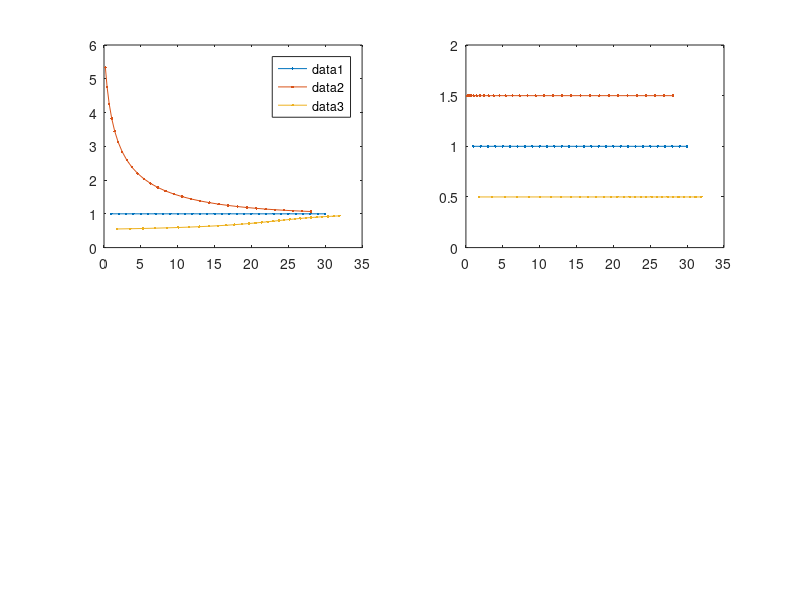
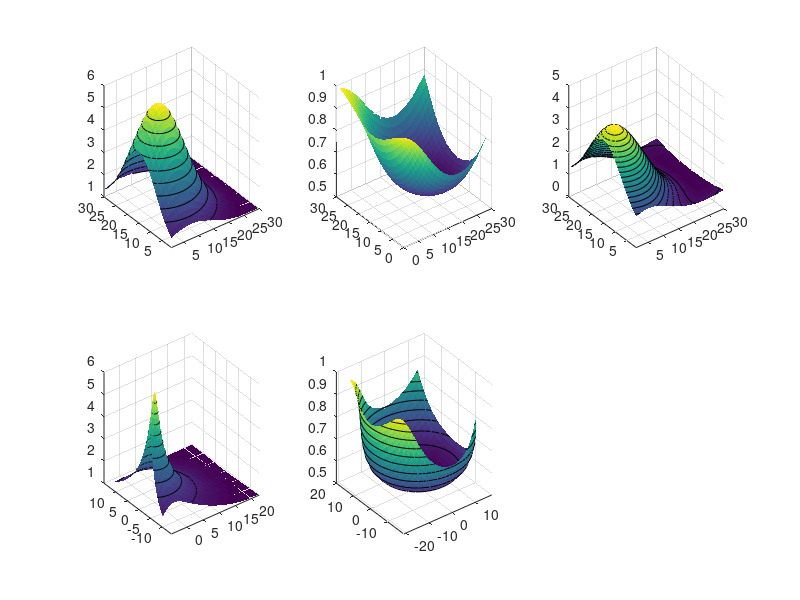

Write MATLAB code to recreate these figures, in order.
% Continous_space_density

clear
clc

grid_size = 30; %25; % number of points in each dimention.
% a0 = inputs.a0; % lattice constant at rest
rho_0 = 1;
rho_max = 5;
sigma_r = 7;
r_0 = 1:1:grid_size;
size_x = 15;
size_y = size_x;
N_circles = 20;
% cT = 3;
% alpha = 1/137.04;
% cL = 1.618*cT;

% rho_p = rho_0*(1 + rho_max*exp(-0.5*(r_0./sigma_r).^2));
% rho_p = rho_0*(1 + rho_max./r_0.^2);
rho_p = rho_0*(1 + rho_max*exp(-abs(r_0./sigma_r)));
rho_n = 1./(2./rho_0 - 1./rho_p);

r_p = r_0./rho_p;
r_n = r_0./rho_n;

%
%% meshgrid
% xx = 1:1:600;
% yy = 1:1:600;
%
%%
figure(15)
clf
subplot(2,2,1)
plot(r_0,rho_0*ones(size(r_0))','.-')
hold on
plot(r_p,rho_p,'.-')
plot(r_n,rho_n,'.-')
% plot(cumsum(r_p),rho_p,'.-')
% plot(cumsum(r_n),rho_n,'.-')
hold off
legend

subplot(2,2,2)
plot(r_0,1.0*ones(size(r_0)),'.-')
hold on
plot(r_p,1.5*ones(size(r_p)),'.-')
plot(r_n,0.5*ones(size(r_n)),'.-')
ylim([0 2])
hold off
%
%% 2D:
xx = 1:1:grid_size;
yy = 1:1:grid_size;
[X0, Y0] = meshgrid(xx,yy);
mu_x_1 = grid_size*0.25;
mu_y_1 = grid_size*0.5;

mu_x_2 = grid_size*0.65;
mu_y_2 = grid_size*0.5;

[theta_1, R0_1] = cart2pol(X0 - mu_x_1, Y0 - mu_y_1);
[theta_2, R0_2] = cart2pol(X0 - mu_x_2, Y0 - mu_y_2);

RHO2p_1 = rho_0*(1 + rho_max*exp(-0.5*(R0_1./sigma_r).^2));
RHO2p_2 = rho_0*(1 + rho_max*exp(-0.5*(R0_2./sigma_r).^2));

RHO2n_1 = 1./(2./rho_0 - 1./RHO2p_1);
RHO2n_2 = 1./(2./rho_0 - 1./RHO2p_2);

R2p_1 = R0_1./RHO2p_1;
R2n_1 = R0_1./RHO2n_1;

R2p_2 = R0_2./RHO2p_2;
R2n_2 = R0_2./RHO2n_2;

[X2p_1, Y2p_1] = pol2cart(theta_1, R2p_1);
[X2n_2, Y2n_2] = pol2cart(theta_2, R2n_2);
% K2p = (pi/12)*(gradient(R2p_1).^2)/R2p_1.^2;
% K2n = (pi/12)*(gradient(R2n_1).^2)/R2n_1.^2;
% 
% K2p = (4*pi/45)*(gradient(R2p_1).^2)/R2p_1.^2;
% K2n = (4*pi/45)*(gradient(R2n_1).^2)/R2n_1.^2;
%
%%

figure(16)
subplot(2,3,1)
surf(RHO2p_1, 'EdgeColor','none')
hold on
contour3(RHO2p_1, 'k')
hold off

%%%
subplot(2,3,2)
surf(RHO2n_2, 'EdgeColor','none')

%%%
subplot(2,3,3)
surf(RHO2p_1.*RHO2n_2, 'EdgeColor','none')
hold on
contour3(RHO2p_1.*RHO2n_2, 20, 'k')
hold off

%% %
subplot(2,3,4)
surf(X2p_1, Y2p_1, RHO2p_1, 'EdgeColor','none')
% plot(X2p_1, Y2p_1, '.')
hold on
contour3(X2p_1, Y2p_1, RHO2p_1, 'k')
hold off

%% %
subplot(2,3,5)
surf(X2n_2, Y2n_2, RHO2n_2, 'EdgeColor','none')
% plot(X2p_1, Y2p_1, '.')
hold on
contour3(X2n_2, Y2n_2, RHO2n_2, 'k')
hold off

%% %
% subplot(2,3,6)
% surf(X2n_2, Y2n_2, RHO2n_2, 'EdgeColor','none')
% % plot(X2p_1, Y2p_1, '.')
% hold on
% contour3(X2n_2, Y2n_2, RHO2n_2, 'k')
% hold off







